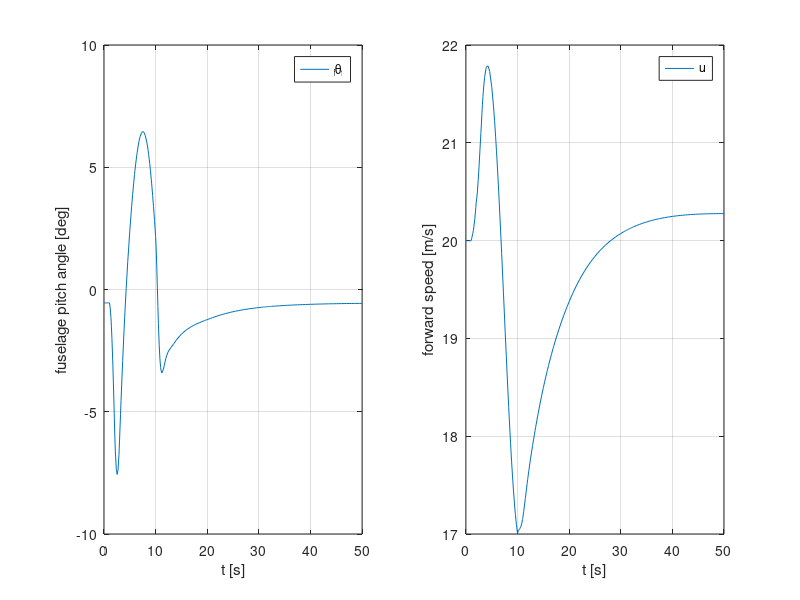
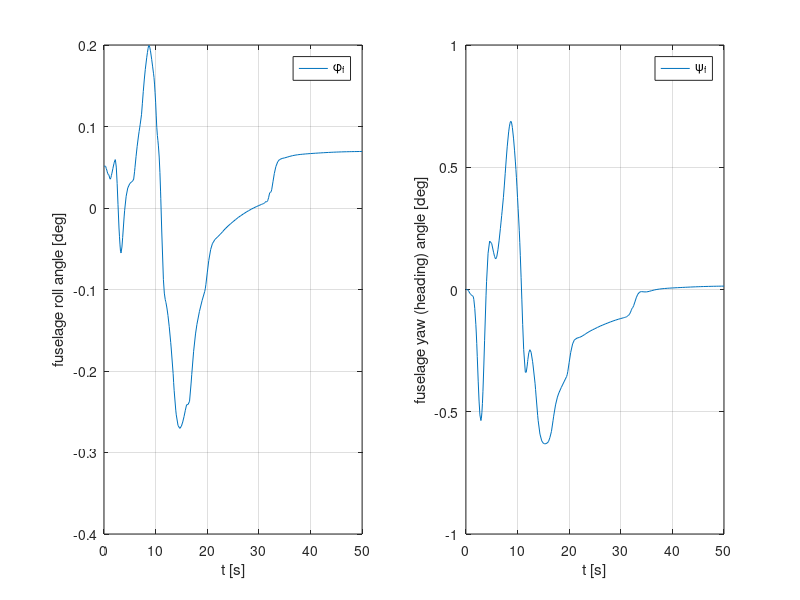
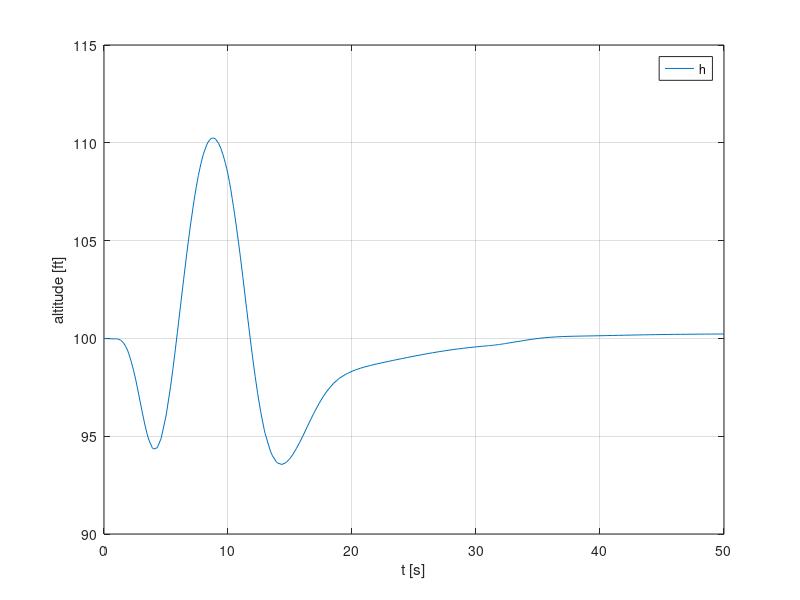
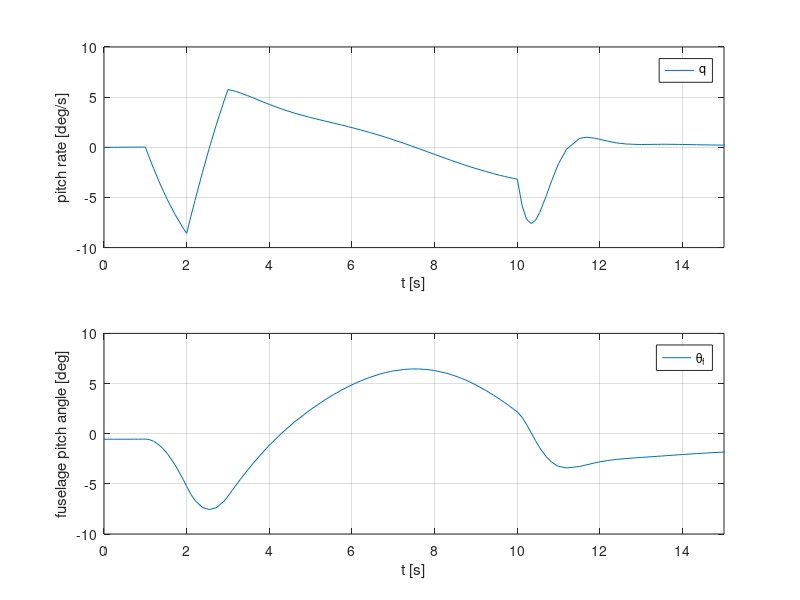

MATLAB code to generate these figures, in order:
% M-file for outputting the dynamic response of the coaxial helicopter to a 
% disturbance of the longitudinal cyclic

% Made by John Campfens (1296434)
% Delft University of Technology, February 2008

clear all
close all
clc

load theta1sresponse

ft2m    = 0.3048;
kts2ms  = 1852/3600;
deg2rad = pi/180;
rad2deg = 180/pi;

figure(1)
subplot(1,2,1)
plot(t,x(:,8)*rad2deg)
legend('\theta_f')
xlabel('t [s]')
ylabel('fuselage pitch angle [deg]')
grid on
%axis([0 15 -8 8]) 
subplot(1,2,2)
plot(t,x(:,1))
legend('u')
xlabel('t [s]')
ylabel('forward speed [m/s]')
%axis([0 15 17 22]) 
grid on


figure(2)
subplot(1,2,1)
plot(t,x(:,9)*rad2deg)
legend('\phi_f')
xlabel('t [s]')
ylabel('fuselage roll angle [deg]')
grid on
subplot(1,2,2)
plot(t,-x(:,7)*rad2deg)
legend('\psi_f')
xlabel('t [s]')
ylabel('fuselage yaw (heading) angle [deg]')
grid on

figure(3)
plot(t,-x(:,12)*1/ft2m)
legend('h')
xlabel('t [s]')
ylabel('altitude [ft]')
grid on

figure(4)
subplot(2,1,1)
plot(t,x(:,5)*rad2deg)
legend('q')
xlabel('t [s]')
ylabel('pitch rate [deg/s]')
grid on
xlim([0 15])
subplot(2,1,2)
plot(t,x(:,8)*rad2deg)
legend('\theta_f')
xlabel('t [s]')
ylabel('fuselage pitch angle [deg]')
grid on
xlim([0 15])

figure(5)
subplot(1,2,1)
plot(t,y(:,1)*rad2deg,t,y(:,2)*rad2deg)
legend('\theta_0_u','\theta_0_l')
xlabel('t [s]')
ylabel('Collective pitch angles [deg]')
grid on
subplot(1,2,2)
plot(t,y(:,3)*rad2deg,t,y(:,4)*rad2deg)
legend('\theta_1_s','\theta_1_c')
xlabel('t [s]')
ylabel('Cyclic pitch angles [deg]')
grid on






